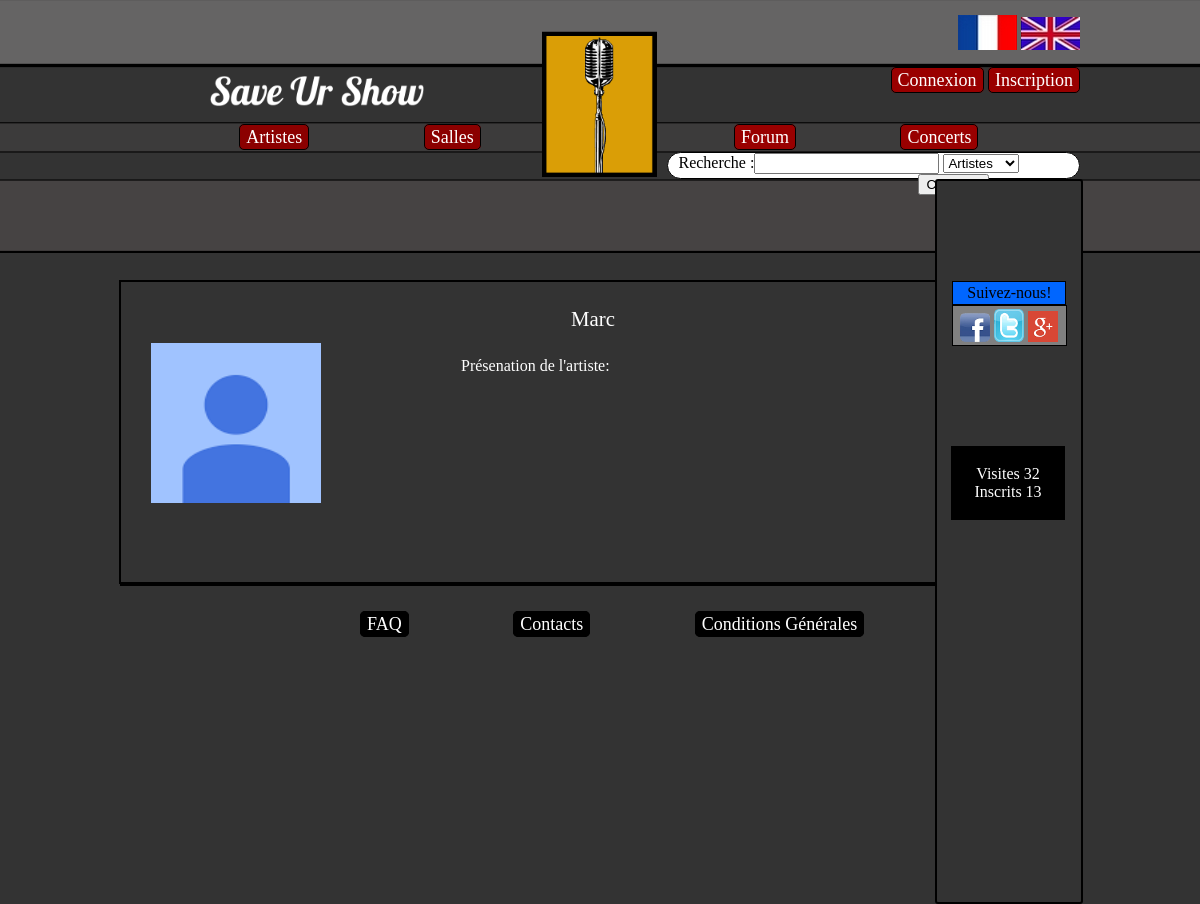
The app's page /SaveUrShow/index.php?page=artiste&artiste=Marc with its own data.
### tables this page shows
CREATE TABLE IF NOT EXISTS `statistique` (
  `ID` int(11) NOT NULL AUTO_INCREMENT,
  `nombre_inscrit` int(11) DEFAULT NULL,
  `nombre_visite` int(11) DEFAULT NULL,
  PRIMARY KEY (`ID`)
);

CREATE TABLE IF NOT EXISTS `artiste` (
  `ID` int(11) NOT NULL AUTO_INCREMENT,
  `nom_artiste` varchar(25) NOT NULL,
  `date_ajout_artiste` datetime DEFAULT NULL,
  `image_artiste` varchar(255) DEFAULT NULL,
  `bio_artiste` text,
  `ID_genre` int(11) NOT NULL,
  PRIMARY KEY (`ID`)
);

### SaveUrShow/controleurs/fr.php (called while the page is built, shortened)
<?php
	$CONNEXION = 'Connexion';
	$INSCRIPTION = 'Inscription';
	$TXT_ARTISTES = 'Artistes';
	$TXT_SALLES = 'Salles';
	$TXT_CONCERTS = 'Concerts';
	$TXT_FORUM = 'Forum';
	$RECHERCHE = 'Recherche :';
	$TXT_SUIVRE = 'Suivez-nous!';
	$TXT_CONNECTES = 'Visites';
	$TXT_INSCRITS = 'Inscrits';
 ?>

### SaveUrShow/modeles/modele_stat.php (called while the page is built, shortened)
<?php
	function nbrVisite(){
	global $bdd;
	$req = $bdd -> prepare("SELECT nombre_visite FROM statistique");
	$req -> execute();
	$res = $req->fetch();
	return $res[0];
	}
	function nbrInscrit(){
		global $bdd;
		$req = $bdd -> prepare("SELECT count(ID) FROM membre");
		$req -> execute();
	$res = $req->fetch();
	return $res['count(ID)'];
	}
 ?>

### SaveUrShow/modeles/modele_artiste.php (called while the page is built, shortened)
<?php
	function pageArtiste($nom_artiste){
		global $bdd;
		$query=$bdd->prepare('SELECT artiste.nom_artiste, artiste.date_ajout_artiste, artiste.image_artiste, artiste.bio_artiste, ID_genre
	    FROM artiste WHERE artiste.nom_artiste = :nom_artiste');
        $query->bindValue(':nom_artiste',$nom_artiste, PDO::PARAM_STR);
        $query->execute();
	    $data_artiste=$query->fetch();
	    return $data_artiste;
	}
 ?>

### SaveUrShow/vues/vue_artiste.php (the view, shortened to what this page needs)
<div class="Profil">
	<div class="container1Profil">
		<br />
		<br g/>
			<img class="photo_profil" src=<?php echo $data_artiste['image_artiste']; ?>>
			<div class="pseudo"><?php echo $data_artiste['nom_artiste']; ?></div>
			<ul>
				<li  class="txt1Profil"></a>   Présenation de l'artiste:</li>
				<br>
			</ul>
	</div>
</div>

### SaveUrShow/vues/header.php (shortened to what this page needs)
<!doctype html>
<html lang="en">
<head>
<link rel="stylesheet" href="ressources/style.css" type="text/css" media="screen" />
<body>
<header>
	<div id="logo">
	</div>
	<a href="?page=accueil"><div id="nom">
	</div></a>
	<div id="drapeau">
	<a href="?page=select_lang&lang=fr"> <img src="ressources/image/drap_fr.png" alt="Version Française" /></a>
	<a href="?page=select_lang&lang=en"> <img src="ressources/image/drap_en.png" alt="Version Anglaise"/></a>
	</div>
	<div id="connexion">
		<ul>
			<?php
			if (!isset($_SESSION['pseudo'])){
				echo '
				<li class="zone1"><a href="?page=connexion">'.$CONNEXION.'</a></li>
				<li class="zone1"><a href="?page=inscription">'.$INSCRIPTION.'</a></li>';
			}else{
				echo'
				<li class="zone1"><a href="?page=profil&profil='.$_SESSION['pseudo'].'">'.$_SESSION['pseudo'].'</a></li>
				<li class="zone1"><a href="?page=deconnexion">'.$DECONNEXION.'</a></li>';
			}
			 ?>
		</ul>
	</div>
	<div id="artistes_salles">
		<ul>
			<li class="boutons1"><a href="?page=listeartiste"><?php echo $TXT_ARTISTES;?></a></li>
			<li class="boutons1"><a href="?page=listeSalles"><?php echo $TXT_SALLES;?></a></li>
		</ul>
	</div>
	<div id="forum_concerts">
		<ul>
			<li class="boutons2"><a href="?page=forum"><?php echo $TXT_FORUM;?></a></li>
			<li class="boutons2"><a href="?page=listeConcerts"><?php echo $TXT_CONCERTS;?></a></li>
		</ul>
	</div>
	<div class="Rechercher">
			<form action="index.php?page=recherche" method="post" name="Recherche">
			<label><?php echo $RECHERCHE;?></label><input type="text" name="mot_cle" id="mot_cle"/>
					<select name="type_recherche">
						<option value="1"><?php echo $TXT_ARTISTES;?></option>
					</select>
			</form>
	</div>
	<span id="bordure">
	<div id="Suivre"><span class="a3"><?php echo $TXT_SUIVRE;?></span>
	</div>
	<div class="reseaux">
		<div> <a href="https://www.facebook.com/pages/Save-Ur-Show/281799091982222?fref=ts"> <img class="reseauxsociaux" src="ressources/image/facebook.png" /></a> <span></span>
		</div>
		<div> <a href="https://twitter.com/SaveUrShow01"> <img class="reseauxsociaux" src="ressources/image/twitter.png"/></a> <span></span>
		</div>
		<div> <a href="https://plus.google.com/"> <img class="reseauxsociaux" src="ressources/image/g.png"/></a> <span></span>
		</div>
	</div>
	<div class="statistique">
		<p> <?php echo $TXT_CONNECTES;?> <?php echo $nbrVisite; ?> <br />
			<?php echo $TXT_INSCRITS;?> <?php echo $nbrInscrit; ?>
		</p>
	</div>
	</span>
</header>
<div id="contenu">

### SaveUrShow/ressources/style.css (style rules this page uses)
body { background-size: 250px; background-image:url(image/haut.png); background-position:center top; background-repeat: repeat-x; background-color: #333333; margin:auto; width: 960px; }
#logo { background-size: 12%; margin:auto; height: 200px; background-image: url(image/Logo.png); background-position: center; background-repeat: no-repeat; }
#nom { background-size: 230px; margin-left: 90px; margin-top:-140px; height: 70px; width:30%; background-image: url(image/Titre.png); background-position: left top; background-repeat: no-repeat; }
#drapeau { float:right; margin-top:-115px; margin-right:0px; }
#connexion ul { color:black; font-size: 18px; float:left; }
#connexion { float:right; margin-right:0px; margin-top:-78px; }
.zone1 { display:inline; width:20%; background-color:#990000; text-align:center; padding:2px 6px 2px 6px; border-style:solid; border-width:1px; border-radius:5px; }
#artistes_salles ul { width: 90%; font-size: 18px; float:right; }
#artistes_salles { float:left; margin-left:80px; margin-top:-21px; }
.boutons1 { display:inline; width:20%; background-color:darkred; text-align:center; padding:2px 6px 2px 6px; border-style:solid; border-width:1px; border-radius:5px; margin-right:110px; }
#forum_concerts ul { display:inline-block; width: 90%; font-size: 18px; float:right; }
#forum_concerts { float:right; margin-top:-21px; }
.boutons2 { display:inline; width:20%; background-color:#990000; text-align:center; padding:2px 6px 2px 6px; border-style:solid; border-width:1px; border-radius:5px; margin-right: 100px; }
.Rechercher { display:block; width:16.1%; height: 23px; background-color:white; text-indent: -240px; padding:0px 6px 2px 250px; border-style:solid; border-width:1px; border-radius:15px; margin-right: 0px; float:right; margin-top:-14px; }
#Suivre { position:relative; width:100px; background-color:#0066FF; text-align:center; padding:2px 6px 2px 6px; border-style:solid; border-width:1px; margin: auto; margin-top:100px; }
.reseaux { position:relative; display:block; width:70%; background-color:grey; text-align:center; padding:2px 6px 2px 6px; border-style:solid; border-width:1px; height: 35px; margin:auto; }
.reseaux div { display:inline-block; }
.reseauxsociaux { width:30px; margin: 0px; margin-top:1px; display: block; margin-left: 0px; }
.statistique { position:relative; width:70%; background-color:ThreeDDarkShadow; text-align:center; padding:2px 6px 2px 6px; border-style:solid; border-width:1px; float:right; margin-left:16px; margin-right:16px; margin-top:100px; margin-bottom: 100px; }
#bordure { position:relative; display:inline-block; width: 15%; height: 721px; margin-top:13px; margin-right:-416px; background-color: #333333; border-style: solid; border-radius: 3px; border-width: 2px; float:right; border-color: black; }
a { text-decoration:none; color:#FFFFFF; }
.statistique p { color:#FFFFFF; }
#contenu { margin-top:121px; border-bottom-style:solid; border-bottom-color:#000000; border-bottom-width:2px; border-left-style:solid; border-left-color:#000000; border-left-width:1px; margin-right:143px; }
ul { list-style: none; }
.Profil { margin-top:150px; }
.container1Profil { float:center; margin-left:-2px; width:815px; height:300px; top:0px; border:solid 2px; }
.photo_profil { margin-top: 25px; margin-left: 30px; height: 160px; width: 170px; background-image: url(h/f.png); background-repeat: no-repeat; }
.txt1Profil { margin-left: 300px; margin-right: 60px; width: 300px; margin-top:10px; color:white; font-size: 100%; display: inline-block; text-align: justify; }
.pseudo { width: 200px; margin-top:-200px; margin-left: 450px; color:white; font-size: 130%; }

### records on screen
statistique: nombre_visite "32"
artiste: image_artiste (placeholder picture), nom_artiste "Marc"

### other values on screen
$CONNEXION "Connexion"
$INSCRIPTION "Inscription"
$TXT_ARTISTES "Artistes"
$TXT_SALLES "Salles"
$TXT_FORUM "Forum"
$TXT_CONCERTS "Concerts"
$RECHERCHE "Recherche :"
$TXT_SUIVRE "Suivez-nous!"
$TXT_CONNECTES "Visites"
$TXT_INSCRITS "Inscrits"
$nbrInscrit "13"
$TXT_FAQ "FAQ"
$TXT_CONTACTS "Contacts"
$TXT_CG "Conditions Générales"
form field type_recherche "Artistes"
